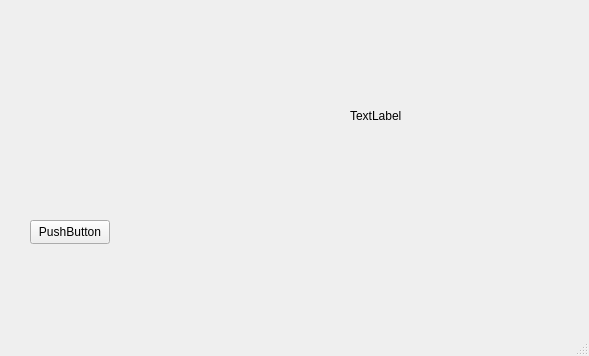
<?xml version="1.0" encoding="UTF-8"?>
<ui version="4.0">
 <class>MainWindow</class>
 <widget class="QMainWindow" name="MainWindow">
  <property name="geometry">
   <rect>
    <x>0</x>
    <y>0</y>
    <width>589</width>
    <height>356</height>
   </rect>
  </property>
  <property name="windowTitle">
   <string>MainWindow</string>
  </property>
  <widget class="QWidget" name="centralwidget">
   <widget class="QLabel" name="label">
    <property name="geometry">
     <rect>
      <x>20</x>
      <y>10</y>
      <width>151</width>
      <height>151</height>
     </rect>
    </property>
    <property name="text">
     <string/>
    </property>
    <property name="pixmap">
     <pixmap>../../../../Documents/C++_logo.png</pixmap>
    </property>
    <property name="scaledContents">
     <bool>true</bool>
    </property>
   </widget>
   <widget class="QLabel" name="label_2">
    <property name="geometry">
     <rect>
      <x>350</x>
      <y>90</y>
      <width>81</width>
      <height>51</height>
     </rect>
    </property>
    <property name="text">
     <string>TextLabel</string>
    </property>
    <property name="scaledContents">
     <bool>true</bool>
    </property>
   </widget>
   <widget class="QPushButton" name="pushButton">
    <property name="geometry">
     <rect>
      <x>30</x>
      <y>220</y>
      <width>80</width>
      <height>24</height>
     </rect>
    </property>
    <property name="text">
     <string>PushButton</string>
    </property>
   </widget>
  </widget>
  <widget class="QMenuBar" name="menubar">
   <property name="geometry">
    <rect>
     <x>0</x>
     <y>0</y>
     <width>589</width>
     <height>21</height>
    </rect>
   </property>
  </widget>
  <widget class="QStatusBar" name="statusbar"/>
 </widget>
 <resources/>
 <connections/>
</ui>
